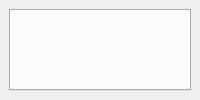
<?xml version="1.0" encoding="UTF-8"?>
<ui version="4.0">
 <class>MyApp</class>
 
 <!-- Ventana con centralizado -->
 <widget class="QMainWindow" name="MyApp">
  <widget class="QWidget" name="centralwidget">
  
   <layout class="QVBoxLayout" name="vbox_main">
    <!-- tabs -->
    <item>
     <widget class="QTabWidget" name="tab_widget">

       <property name="sizePolicy">
        <sizepolicy hsizetype="Expanding" vsizetype="Preferred">
         <horstretch>0</horstretch>
         <verstretch>0</verstretch>
        </sizepolicy>
       </property>
       <!--
       <widget class="QWidget" name="tab_tarea">
        <attribute name="title">
         <string>Tarea</string>
        </attribute>
       </widget>
       
       <widget class="QWidget" name="tab_recurso">
        <attribute name="title">
         <string>Recursos humanos</string>
        </attribute>
       </widget>
       
       <widget class="QWidget" name="tab_actividad">
        <attribute name="title">
         <string>Actividad</string>
        </attribute>
       </widget>
       -->

     </widget>
    </item>
    
   </layout>
  </widget> <!-- Central widget para centrar todo -->
 </widget>

 <resources/>
 <connections/>
</ui>
